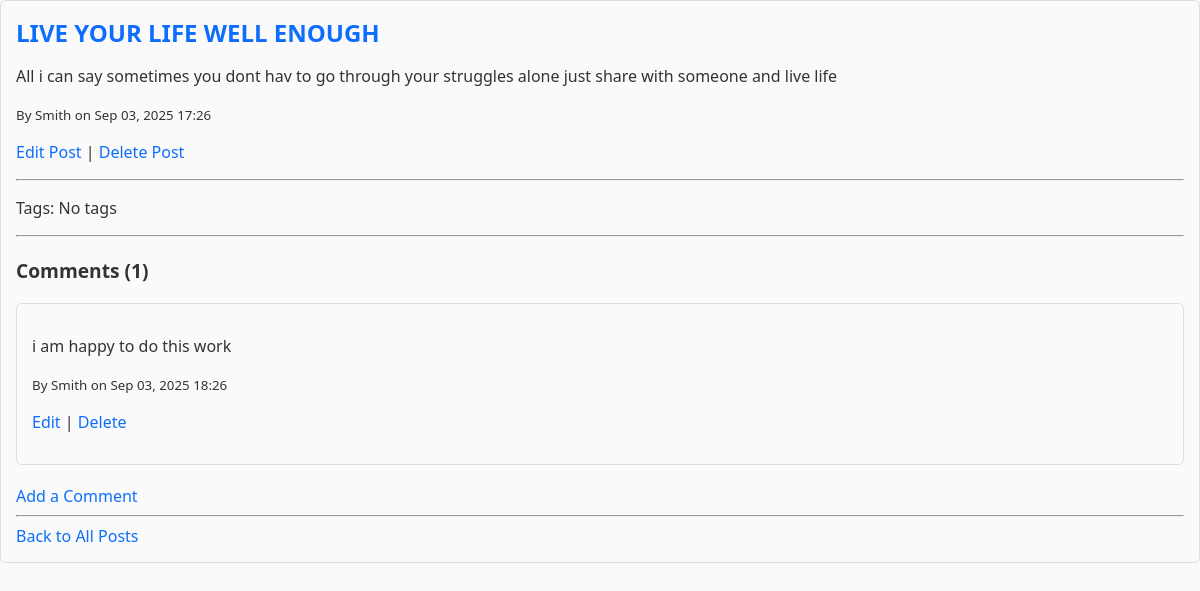
The app's page /post/1/ (signed in) with its own data.
### blog/models.py (models this page shows, shortened)
class Post(models.Model):
    title = models.CharField(max_length=200)
    content = models.TextField()
    published_date = models.DateTimeField(auto_now_add=True)
    author = models.ForeignKey(User, on_delete=models.CASCADE)
    tags = TaggableManager(blank=True)

class Comment(models.Model):
    post = models.ForeignKey(Post, on_delete=models.CASCADE, related_name='comments')
    author = models.ForeignKey(User, on_delete=models.CASCADE)
    content = models.TextField()
    created_at = models.DateTimeField(auto_now_add=True)
    updated_at = models.DateTimeField(auto_now=True)

### blog/views.py (the view)
# urls.py: path('post/<int:pk>/', PostDetailView.as_view(), name='post-detail'),
class PostDetailView(DetailView):
    model = Post
    template_name = 'blog/post_detail.html'
    context_object_name = 'post'
    def get_context_data(self, **kwargs):
        context = super().get_context_data(**kwargs)
        context['comments'] = self.object.comments.all()
        context['comment_form'] = CommentForm()
        return context

### blog/templates/blog/post_detail.html (shortened to what this page needs)
{% load static %}
<!DOCTYPE html>
<html>
<head>
    <link rel="stylesheet" href="{% static 'blog/css/styles.css' %}">
</head>
<body>
    <div class="post-card">
        <h2>{{ object.title }}</h2>
        <p>{{ object.content }}</p>
        <small>By {{ object.author.username }} on {{ object.published_date|date:"M d, Y H:i" }}</small>
        {% if user == object.author %}
            <p>
                <a href="{% url 'blog:post-update' object.pk %}">Edit Post</a> |
                <a href="{% url 'blog:post-delete' object.pk %}">Delete Post</a>
            </p>
        {% endif %}
        <hr>
        <p>Tags:
            {% for tag in object.tags.all %}
                <a href="{% url 'blog:posts-by-tag' tag.slug %}">{{ tag.name }}</a>{% if not forloop.last %}, {% endif %}
            {% empty %}
                No tags
            {% endfor %}
        </p>
        <hr>
        <h3>Comments ({{ object.comments.count }})</h3>
        {% for comment in object.comments.all %}
            <div class="post-card">
                <p>{{ comment.content }}</p>
                <small>By {{ comment.author.username }} on {{ comment.created_at|date:"M d, Y H:i" }}</small>
                {% if user == comment.author %}
                    <p>
                        <a href="{% url 'comment-update' comment.pk %}">Edit</a> |
                        <a href="{% url 'comment-delete' comment.pk %}">Delete</a>
                    </p>
                {% endif %}
            </div>
        {% empty %}
            <p>No comments yet.</p>
        {% endfor %}
        {% if user.is_authenticated %}
            <a class="button" href="{% url 'comment-create' object.pk %}">Add a Comment</a>
        {% else %}
            <p><a href="{% url 'login' %}">Login</a> to comment.</p>
        {% endif %}
        <hr>
        <a href="{% url 'post-list' %}">Back to All Posts</a>
    </div>
</body>
</html>

### blog/static/blog/css/styles.css (style rules this page uses)
body { font-family: "Segoe UI", Tahoma, Geneva, Verdana, sans-serif; background-color: #f8f9fa; color: #333; margin: 0; padding: 0; }
a { text-decoration: none; color: #0d6efd; }
.post-card { border: 1px solid #ddd; border-radius: 6px; padding: 15px; margin-bottom: 20px; background-color: #fafafa; transition: box-shadow 0.2s ease; }
.post-card h2 { margin: 0 0 10px 0; color: #0d6efd; }
h3 { margin-top: 20px; font-size: 1.2rem; }

### records on screen
Post: title "LIVE YOUR LIFE WELL ENOUGH", content "All i can say sometimes you dont hav to go through your struggles alone just share with someone and live life", author.username "Smith", published_date "Sep 03, 2025 17:26", comments.count "1"
Comment: content "i am happy to do this work", author.username "Smith", created_at "Sep 03, 2025 18:26", shows "Edit"
